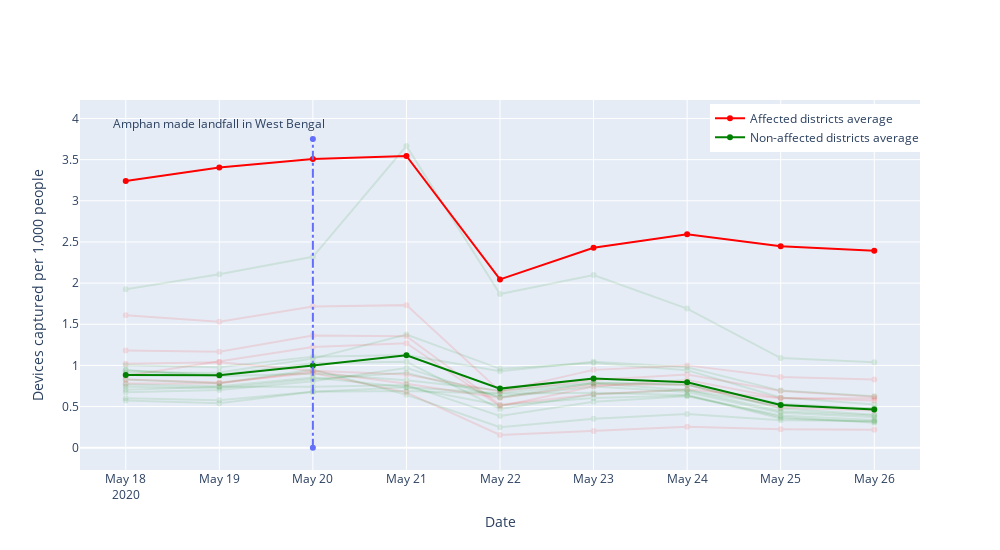

Write notebook code for a chart like this one.
### Code cell
# we take North Twenty Four Parganas, Kolkata, South Twenty Four Parganas and Purba Medinipur as the cyclone Amphan affected districts
affected_districts = pd.Series(
    ['Purba Midnipur', 'Paschim Medinipur', 'South Twenty Four Parganas', 
     'North Twenty Four Parganas', 'Haora', 'Hugli', 'Kolkata',
     'Burdwan', 'Murshidabad']
)
# Source: https://www.unicef.org/media/82101/file/India-West-Bengal-Cyclone-Amphan-SitRep-22-May-2020.pdf

# names and admin codes of the affected districts
ad_map = dict(ddf[ddf['adm2_name'].isin(affected_districts)][['adm2_name', 'adm2']].drop_duplicates().values)
nad_map = dict(ddf[~ddf['adm2_name'].isin(affected_districts)][['adm2_name', 'adm2']].drop_duplicates().values)

# compute mean metrics of those affected districts 
mean_ad_df = pd.DataFrame(ddf[ddf['adm2_name'].isin(affected_districts)].groupby(['Date']).mean()['pct']).reset_index()
mean_nad_df = pd.DataFrame(ddf[~ddf['adm2_name'].isin(affected_districts)].groupby(['Date']).mean()['pct']).reset_index()

traces = []
    
for district, code in ad_map.items():
    if code == 342:
        continue
    df_nmp = ddf[ddf['adm2'] == code]
    traces.append(
        go.Scatter(
            opacity=0.1, 
            x=df_nmp['Date'], 
            y=df_nmp['pct'], 
            name=district,
            line={
                'color': 'red'
            }
        )
    )

for district, code in nad_map.items():
    df_nmp = ddf[ddf['adm2'] == code]
    traces.append(
        go.Scatter(
            opacity=0.1, 
            x=df_nmp['Date'], 
            y=df_nmp['pct'], 
            name=district,
            line={
                'color': 'green'
            }
        )
    )
    
traces.append(
    go.Scatter(
        opacity=1, 
        x=mean_ad_df['Date'], 
        y=mean_ad_df['pct'], 
        name='Affected districts average',
        line={
            'color': 'red'
        }
    )
)

traces.append(
    go.Scatter(
        opacity=1, 
        x=mean_nad_df['Date'], 
        y=mean_nad_df['pct'], 
        name='Non-affected districts average',
        line={
            'color': 'green'
        }
    )
)

traces.extend([
    go.Scatter(
        x=[datetime(2020, 5, 20), datetime(2020, 5, 20)],
        y=[0, 3.75],
        line={
            'dash': 'dashdot',
        },
    ),
    go.Scatter(
        x=[datetime(2020, 5, 19)],
        y=[4],
        mode="text",
        text=["Amphan made landfall in West Bengal"],
        textposition="bottom center",
        name=None
    ),
])



# Using plotly.express
fig = go.Figure()
fig.add_traces(traces)

for trace in fig['data']:
    if trace['name'] not in  {'Affected districts average', 'Non-affected districts average'}:
        trace['showlegend'] = False
        
fig.update_layout(
    title="",
    xaxis_title="Date",
    yaxis_title="Devices captured per 1,000 people",
    legend=dict(
        yanchor="top",
        y=0.99,
        xanchor="left",
        x=0.75
    ),
    autosize=False,
    width=1000,
    height=550,
)

fig.write_image("Charts/devices_pct_amphan_districts.png", scale=15)

fig.show()

### Figure 1 — Plotly figure (JSON) as saved in the notebook; plotly's stock layout.template omitted (floating-point values rounded to 4 significant figures)
{"data": [{"line": {"color": "red"}, "name": "Murshidabad", "opacity": 0.1, "showlegend": false, "type": "scatter", "x": ["2020-05-18T00:00:00", "2020-05-19T00:00:00", "2020-05-20T00:00:00", "2020-05-21T00:00:00", "2020-05-22T00:00:00", "2020-05-23T00:00:00", "2020-05-24T00:00:00", "2020-05-25T00:00:00", "2020-05-26T00:00:00"], "y": [1.02, 1.039, 0.9343, 0.8894, 0.6832, 0.8229, 0.8906, 0.6891, 0.6208]}, {"line": {"color": "red"}, "name": "North Twenty Four Parganas", "opacity": 0.1, "showlegend": false, "type": "scatter", "x": ["2020-05-18T00:00:00", "2020-05-19T00:00:00", "2020-05-20T00:00:00", "2020-05-21T00:00:00", "2020-05-22T00:00:00", "2020-05-23T00:00:00", "2020-05-24T00:00:00", "2020-05-25T00:00:00", "2020-05-26T00:00:00"], "y": [1.608, 1.531, 1.716, 1.733, 0.6872, 0.9462, 1.001, 0.8597, 0.8296]}, {"line": {"color": "red"}, "name": "Hugli", "opacity": 0.1, "showlegend": false, "type": "scatter", "x": ["2020-05-18T00:00:00", "2020-05-19T00:00:00", "2020-05-20T00:00:00", "2020-05-21T00:00:00", "2020-05-22T00:00:00", "2020-05-23T00:00:00", "2020-05-24T00:00:00", "2020-05-25T00:00:00", "2020-05-26T00:00:00"], "y": [0.8751, 1.045, 1.223, 1.271, 0.5037, 0.7447, 0.824, 0.6035, 0.5755]}, {"line": {"color": "red"}, "name": "Haora", "opacity": 0.1, "showlegend": false, "type": "scatter", "x": ["2020-05-18T00:00:00", "2020-05-19T00:00:00", "2020-05-20T00:00:00", "2020-05-21T00:00:00", "2020-05-22T00:00:00", "2020-05-23T00:00:00", "2020-05-24T00:00:00", "2020-05-25T00:00:00", "2020-05-26T00:00:00"], "y": [1.183, 1.166, 1.363, 1.356, 0.5212, 0.6501, 0.7107, 0.6019, 0.6014]}, {"line": {"color": "red"}, "name": "South Twenty Four Parganas", "opacity": 0.1, "showlegend": false, "type": "scatter", "x": ["2020-05-18T00:00:00", "2020-05-19T00:00:00", "2020-05-20T00:00:00", "2020-05-21T00:00:00", "2020-05-22T00:00:00", "2020-05-23T00:00:00", "2020-05-24T00:00:00", "2020-05-25T00:00:00", "2020-05-26T00:00:00"], "y": [0.8292, 0.7918, 0.9079, 0.6728, 0.1552, 0.2047, 0.2542, 0.2256, 0.2178]}, {"line": {"color": "red"}, "name": "Paschim Medinipur", "opacity": 0.1, "showlegend": false, "type": "scatter", "x": ["2020-05-18T00:00:00", "2020-05-19T00:00:00", "2020-05-20T00:00:00", "2020-05-21T00:00:00", "2020-05-22T00:00:00", "2020-05-23T00:00:00", "2020-05-24T00:00:00", "2020-05-25T00:00:00", "2020-05-26T00:00:00"], "y": [0.7803, 0.7792, 0.9299, 0.7775, 0.6047, 0.7679, 0.7664, 0.4889, 0.4515]}, {"line": {"color": "green"}, "name": "Darjiling", "opacity": 0.1, "showlegend": false, "type": "scatter", "x": ["2020-05-18T00:00:00", "2020-05-19T00:00:00", "2020-05-20T00:00:00", "2020-05-21T00:00:00", "2020-05-22T00:00:00", "2020-05-23T00:00:00", "2020-05-24T00:00:00", "2020-05-25T00:00:00", "2020-05-26T00:00:00"], "y": [1.926, 2.108, 2.32, 3.665, 1.867, 2.098, 1.691, 1.089, 1.039]}, {"line": {"color": "green"}, "name": "Jalpaiguri", "opacity": 0.1, "showlegend": false, "type": "scatter", "x": ["2020-05-18T00:00:00", "2020-05-19T00:00:00", "2020-05-20T00:00:00", "2020-05-21T00:00:00", "2020-05-22T00:00:00", "2020-05-23T00:00:00", "2020-05-24T00:00:00", "2020-05-25T00:00:00", "2020-05-26T00:00:00"], "y": [0.9112, 0.9143, 1.083, 1.375, 0.9585, 1.028, 0.9425, 0.6109, 0.5255]}, {"line": {"color": "green"}, "name": "Koch Bihar", "opacity": 0.1, "showlegend": false, "type": "scatter", "x": ["2020-05-18T00:00:00", "2020-05-19T00:00:00", "2020-05-20T00:00:00", "2020-05-21T00:00:00", "2020-05-22T00:00:00", "2020-05-23T00:00:00", "2020-05-24T00:00:00", "2020-05-25T00:00:00", "2020-05-26T00:00:00"], "y": [0.6016, 0.5768, 0.6797, 0.7357, 0.5158, 0.6059, 0.636, 0.3569, 0.3164]}, {"line": {"color": "green"}, "name": "Uttar Dinajpur", "opacity": 0.1, "showlegend": false, "type": "scatter", "x": ["2020-05-18T00:00:00", "2020-05-19T00:00:00", "2020-05-20T00:00:00", "2020-05-21T00:00:00", "2020-05-22T00:00:00", "2020-05-23T00:00:00", "2020-05-24T00:00:00", "2020-05-25T00:00:00", "2020-05-26T00:00:00"], "y": [0.6751, 0.7023, 0.8067, 0.97, 0.6115, 0.7442, 0.6767, 0.4253, 0.3718]}, {"line": {"color": "green"}, "name": "Dakshin Dinajpur", "opacity": 0.1, "showlegend": false, "type": "scatter", "x": ["2020-05-18T00:00:00", "2020-05-19T00:00:00", "2020-05-20T00:00:00", "2020-05-21T00:00:00", "2020-05-22T00:00:00", "2020-05-23T00:00:00", "2020-05-24T00:00:00", "2020-05-25T00:00:00", "2020-05-26T00:00:00"], "y": [0.7057, 0.7415, 0.7403, 0.7636, 0.3866, 0.5584, 0.6246, 0.3925, 0.3365]}, {"line": {"color": "green"}, "name": "Maldah", "opacity": 0.1, "showlegend": false, "type": "scatter", "x": ["2020-05-18T00:00:00", "2020-05-19T00:00:00", "2020-05-20T00:00:00", "2020-05-21T00:00:00", "2020-05-22T00:00:00", "2020-05-23T00:00:00", "2020-05-24T00:00:00", "2020-05-25T00:00:00", "2020-05-26T00:00:00"], "y": [0.7413, 0.7268, 0.8366, 0.9105, 0.618, 0.7869, 0.7679, 0.5357, 0.4731]}, {"line": {"color": "green"}, "name": "Birbhum", "opacity": 0.1, "showlegend": false, "type": "scatter", "x": ["2020-05-18T00:00:00", "2020-05-19T00:00:00", "2020-05-20T00:00:00", "2020-05-21T00:00:00", "2020-05-22T00:00:00", "2020-05-23T00:00:00", "2020-05-24T00:00:00", "2020-05-25T00:00:00", "2020-05-26T00:00:00"], "y": [0.9405, 0.8694, 0.9031, 0.8197, 0.6967, 0.7923, 0.764, 0.4777, 0.4017]}, {"line": {"color": "green"}, "name": "Barddhaman", "opacity": 0.1, "showlegend": false, "type": "scatter", "x": ["2020-05-18T00:00:00", "2020-05-19T00:00:00", "2020-05-20T00:00:00", "2020-05-21T00:00:00", "2020-05-22T00:00:00", "2020-05-23T00:00:00", "2020-05-24T00:00:00", "2020-05-25T00:00:00", "2020-05-26T00:00:00"], "y": [1.001, 0.9795, 1.107, 1.127, 0.9296, 1.043, 0.9779, 0.6943, 0.6271]}, {"line": {"color": "green"}, "name": "Nadia", "opacity": 0.1, "showlegend": false, "type": "scatter", "x": ["2020-05-18T00:00:00", "2020-05-19T00:00:00", "2020-05-20T00:00:00", "2020-05-21T00:00:00", "2020-05-22T00:00:00", "2020-05-23T00:00:00", "2020-05-24T00:00:00", "2020-05-25T00:00:00", "2020-05-26T00:00:00"], "y": [0.9405, 0.8863, 1.027, 1.045, 0.4716, 0.6479, 0.7028, 0.5105, 0.4801]}, {"line": {"color": "green"}, "name": "Bankura", "opacity": 0.1, "showlegend": false, "type": "scatter", "x": ["2020-05-18T00:00:00", "2020-05-19T00:00:00", "2020-05-20T00:00:00", "2020-05-21T00:00:00", "2020-05-22T00:00:00", "2020-05-23T00:00:00", "2020-05-24T00:00:00", "2020-05-25T00:00:00", "2020-05-26T00:00:00"], "y": [0.7696, 0.7479, 0.853, 0.7354, 0.6612, 0.7816, 0.702, 0.4429, 0.3906]}, {"line": {"color": "green"}, "name": "Puruliya", "opacity": 0.1, "showlegend": false, "type": "scatter", "x": ["2020-05-18T00:00:00", "2020-05-19T00:00:00", "2020-05-20T00:00:00", "2020-05-21T00:00:00", "2020-05-22T00:00:00", "2020-05-23T00:00:00", "2020-05-24T00:00:00", "2020-05-25T00:00:00", "2020-05-26T00:00:00"], "y": [0.5744, 0.5399, 0.6812, 0.688, 0.6559, 0.6676, 0.6416, 0.373, 0.3048]}, {"line": {"color": "green"}, "name": "Purba Medinipur", "opacity": 0.1, "showlegend": false, "type": "scatter", "x": ["2020-05-18T00:00:00", "2020-05-19T00:00:00", "2020-05-20T00:00:00", "2020-05-21T00:00:00", "2020-05-22T00:00:00", "2020-05-23T00:00:00", "2020-05-24T00:00:00", "2020-05-25T00:00:00", "2020-05-26T00:00:00"], "y": [0.8279, 0.7832, 0.949, 0.6425, 0.2498, 0.3526, 0.409, 0.333, 0.3258]}, {"line": {"color": "red"}, "name": "Affected districts average", "opacity": 1, "type": "scatter", "x": ["2020-05-18T00:00:00", "2020-05-19T00:00:00", "2020-05-20T00:00:00", "2020-05-21T00:00:00", "2020-05-22T00:00:00", "2020-05-23T00:00:00", "2020-05-24T00:00:00", "2020-05-25T00:00:00", "2020-05-26T00:00:00"], "y": [3.241, 3.405, 3.507, 3.545, 2.045, 2.429, 2.595, 2.449, 2.393]}, {"line": {"color": "green"}, "name": "Non-affected districts average", "opacity": 1, "type": "scatter", "x": ["2020-05-18T00:00:00", "2020-05-19T00:00:00", "2020-05-20T00:00:00", "2020-05-21T00:00:00", "2020-05-22T00:00:00", "2020-05-23T00:00:00", "2020-05-24T00:00:00", "2020-05-25T00:00:00", "2020-05-26T00:00:00"], "y": [0.8846, 0.8813, 0.9988, 1.123, 0.7185, 0.8423, 0.7947, 0.5201, 0.466]}, {"line": {"dash": "dashdot"}, "showlegend": false, "type": "scatter", "x": ["2020-05-20T00:00:00", "2020-05-20T00:00:00"], "y": [0, 3.75]}, {"mode": "text", "showlegend": false, "text": ["Amphan made landfall in West Bengal"], "textposition": "bottom center", "type": "scatter", "x": ["2020-05-19T00:00:00"], "y": [4]}], "layout": {"autosize": false, "height": 550, "legend": {"x": 0.75, "xanchor": "left", "y": 0.99, "yanchor": "top"}, "title": {"text": ""}, "width": 1000, "xaxis": {"title": {"text": "Date"}}, "yaxis": {"title": {"text": "Devices captured per 1,000 people"}}}}
